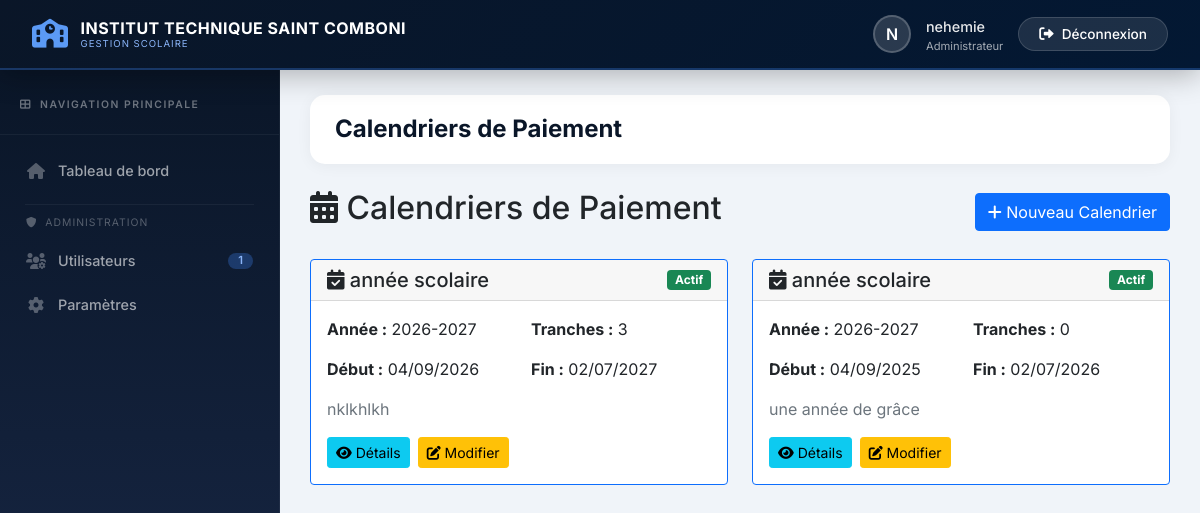
The page /gestion/calendriers.php (signed in) on the database its author committed.
### tables this page shows
CREATE TABLE `calendrier_paiement` (
  `id` int(11) NOT NULL,
  `libelle` varchar(100) NOT NULL,
  `description` text DEFAULT NULL,
  `date_debut` date NOT NULL,
  `date_fin` date NOT NULL,
  `annee_id` int(11) NOT NULL,
  `actif` tinyint(1) DEFAULT 1,
  `created_at` timestamp NOT NULL DEFAULT current_timestamp()
);

CREATE TABLE `annees_academiques` (
  `id` int(11) NOT NULL,
  `libelle` varchar(20) NOT NULL,
  `date_debut` date NOT NULL,
  `date_fin` date NOT NULL,
  `actif` tinyint(1) DEFAULT 0,
  `created_at` timestamp NOT NULL DEFAULT current_timestamp()
);

### controllers/GestionController.php (called while the page is built, shortened)
<?php
require_once __DIR__ . '/../config/database.php';
class GestionController extends Controller {
public function calendriers() {
    require_once __DIR__ . '/../models/Calendrier.php';
    $calendrierModel = new Calendrier();
    $calendriers = $calendrierModel->getAllWithTranches();
    $this->render('gestion/calendriers', ['calendriers' => $calendriers]);
}
}

### gestion/calendriers.php (called while the page is built, shortened)
<?php
require_once __DIR__ . '/../controllers/GestionController.php';
$controller = new GestionController();
$controller->calendriers();

### config/database.php (called while the page is built, shortened)
<?php
class Database {
    private static $instance = null;
    private $conn;
    private function __construct() {
        try {
            $dsn = 'mysql:host='.DB_HOST.';dbname='.DB_NAME.';charset=utf8mb4';
            $this->conn = new PDO($dsn, DB_USER, DB_PASS, [
                PDO::ATTR_ERRMODE => PDO::ERRMODE_EXCEPTION,
                PDO::ATTR_DEFAULT_FETCH_MODE => PDO::FETCH_ASSOC
            ]);
        } catch (PDOException $e) {
            die('Erreur de connexion : ' . $e->getMessage());
        }
    }
    public static function getInstance() {
        if (self::$instance === null) {
            self::$instance = new Database();
        }
        return self::$instance;
    }
    public function getConnection() {
        return $this->conn;
    }
}

### models/Model.php (called while the page is built, shortened)
<?php
require_once __DIR__ . '/../config/database.php';
class Model {
    public function __construct() {
        $this->db = Database::getInstance()->getConnection();
    }
}

### models/Calendrier.php (called while the page is built, shortened)
<?php
require_once __DIR__ . '/Model.php';
class Calendrier extends Model {
    public function getAllWithTranches() {
        $sql = "SELECT cp.*,
                       aa.libelle as annee_libelle,
                       COUNT(ct.id) as nombre_tranches,
                       MIN(ct.pourcentage) as debut_pourcentage,
                       MAX(ct.pourcentage) as fin_pourcentage
                FROM calendrier_paiement cp
                JOIN annees_academiques aa ON cp.annee_id = aa.id
                LEFT JOIN calendrier_tranches ct ON cp.id = ct.calendrier_id
                GROUP BY cp.id
                ORDER BY cp.date_debut DESC";
        $stmt = $this->db->prepare($sql);
        $stmt->execute();
        return $stmt->fetchAll();
    }
}

### views/gestion/calendriers.php (the view, shortened to what this page needs)
<div class="d-flex justify-content-between align-items-center mb-4">
    <h2><i class="fas fa-calendar-alt"></i> Calendriers de Paiement</h2>
    <a href="<?php echo SITE_URL; ?>/gestion/calendrier_ajouter.php" class="btn btn-primary">
        <i class="fas fa-plus"></i> Nouveau Calendrier
    </a>
</div>
<div class="row">
    <?php foreach ($calendriers as $cal): ?>
    <div class="col-md-6 mb-4">
        <div class="card <?php echo $cal['actif'] ? 'border-primary' : ''; ?>">
            <div class="card-header d-flex justify-content-between align-items-center">
                <h5 class="mb-0">
                    <i class="fas fa-calendar-check"></i>
                    <?php echo htmlspecialchars($cal['libelle']); ?>
                </h5>
                <?php if ($cal['actif']): ?>
                    <span class="badge bg-success">Actif</span>
                <?php endif; ?>
            </div>
            <div class="card-body">
                <div class="row mb-3">
                    <div class="col-md-6">
                        <strong>Année :</strong> <?php echo $cal['annee_libelle']; ?>
                    </div>
                    <div class="col-md-6">
                        <strong>Tranches :</strong> <?php echo $cal['nombre_tranches'] ?? 0; ?>
                    </div>
                </div>
                <div class="row mb-3">
                    <div class="col-md-6">
                        <strong>Début :</strong> <?php echo date('d/m/Y', strtotime($cal['date_debut'])); ?>
                    </div>
                    <div class="col-md-6">
                        <strong>Fin :</strong> <?php echo date('d/m/Y', strtotime($cal['date_fin'])); ?>
                    </div>
                </div>
                <?php if (!empty($cal['description'])): ?>
                    <p class="text-muted"><?php echo htmlspecialchars($cal['description']); ?></p>
                <?php endif; ?>
                <div class="d-flex gap-2">
                    <a href="<?php echo SITE_URL; ?>/gestion/calendrier_details.php?id=<?php echo $cal['id']; ?>"
                       class="btn btn-sm btn-info">
                        <i class="fas fa-eye"></i> Détails
                    </a>
                    <a href="<?php echo SITE_URL; ?>/gestion/calendrier_modifier.php?id=<?php echo $cal['id']; ?>"
                       class="btn btn-sm btn-warning">
                        <i class="fas fa-edit"></i> Modifier
                    </a>
                </div>
            </div>
        </div>
    </div>
    <?php endforeach; ?>
</div>
<?php
require_once __DIR__ . '/../template.php';
?>

### rows shown on the page
calendrier_paiement: libelle "année scolaire", actif "Actif", annee.libelle "2026-2027", nombre_tranches "3", date_debut "04/09/2026", date_fin "02/07/2027", description "nklkhlkh"
calendrier_paiement: libelle "année scolaire", actif "Actif", annee.libelle "2026-2027", nombre_tranches "0", date_debut "04/09/2025", date_fin "02/07/2026", description "une année de grâce"

### other values the page prints
$school "INSTITUT TECHNIQUE SAINT COMBONI"
substr($_SESSION['user_name'] ?? 'U', 0, 1) "N"
$_SESSION['user_name'] "nehemie"
$roleLabels[$_SESSION['user_role']] "Administrateur"
$count "1"
$pageTitle "Calendriers de Paiement"
